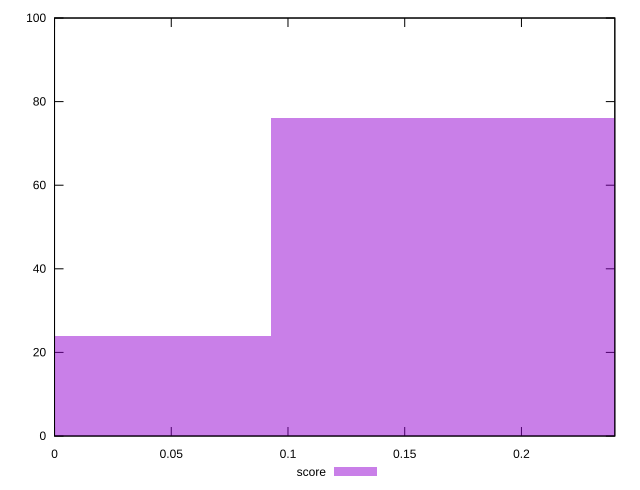

This figure's gnuplot source:
reset

$score <<EOF
0 24
0.18542517171919756 76
EOF

set key outside below
set boxwidth 0.18542517171919756
set xrange [0:0.24]
set yrange [0:100]
set trange [0:100]
set style fill transparent solid 0.5 noborder
set terminal svg size 640, 490 enhanced background rgb 'white'
set output "report_00026_2021-02-22T21:38:55.199Z/cumulative-layout-shift/samples/pages+cached+noadtech+nomedia/score/histogram.svg"

plot $score title "score" with boxes

reset
